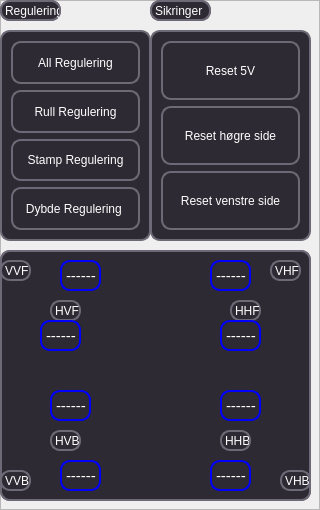
        <widget class="QFrame" name="Middle">
         <property name="sizePolicy">
          <sizepolicy hsizetype="Expanding" vsizetype="Expanding">
           <horstretch>0</horstretch>
           <verstretch>0</verstretch>
          </sizepolicy>
         </property>
         <property name="styleSheet">
          <string notr="true">background-color:none;</string>
         </property>
         <property name="frameShape">
          <enum>QFrame::StyledPanel</enum>
         </property>
         <property name="frameShadow">
          <enum>QFrame::Raised</enum>
         </property>
         <widget class="QFrame" name="overskriftRegulering">
          <property name="geometry">
           <rect>
            <x>0</x>
            <y>0</y>
            <width>61</width>
            <height>21</height>
           </rect>
          </property>
          <property name="sizePolicy">
           <sizepolicy hsizetype="MinimumExpanding" vsizetype="MinimumExpanding">
            <horstretch>0</horstretch>
            <verstretch>0</verstretch>
           </sizepolicy>
          </property>
          <property name="styleSheet">
           <string notr="true">QWidget {
    background-color: #6E6976;
}

QFrame {
    background-color: #2E2A33;
    border: 2px solid #6E6976;
    border-radius: 10px;
}

QPushButton {
    background-color: #2E2A33;
    border: 2px solid #6E6976;
    border-radius: 10px;
    color: #FFFFFF;
    padding: 5px;
}

QPushButton:hover {
    background-color: #6E6976;
    color: #FFFFFF;
}

QLineEdit {
    background-color: #2E2A33;
    border: 2px solid #6E6976;
    border-radius: 10px;
    color: #FFFFFF;
    padding: 5px;
}

QLabel {
    color: #FFFFFF;
}
</string>
          </property>
          <property name="frameShape">
           <enum>QFrame::StyledPanel</enum>
          </property>
          <property name="frameShadow">
           <enum>QFrame::Raised</enum>
          </property>
          <widget class="QLabel" name="regulering">
           <property name="geometry">
            <rect>
             <x>0</x>
             <y>0</y>
             <width>61</width>
             <height>21</height>
            </rect>
           </property>
           <property name="sizePolicy">
            <sizepolicy hsizetype="MinimumExpanding" vsizetype="MinimumExpanding">
             <horstretch>0</horstretch>
             <verstretch>0</verstretch>
            </sizepolicy>
           </property>
           <property name="text">
            <string>Regulering</string>
           </property>
          </widget>
         </widget>
         <widget class="QFrame" name="Kjoremodus_2">
          <property name="geometry">
           <rect>
            <x>0</x>
            <y>30</y>
            <width>151</width>
            <height>211</height>
           </rect>
          </property>
          <property name="sizePolicy">
           <sizepolicy hsizetype="MinimumExpanding" vsizetype="MinimumExpanding">
            <horstretch>0</horstretch>
            <verstretch>0</verstretch>
           </sizepolicy>
          </property>
          <property name="styleSheet">
           <string notr="true">QWidget {
    background-color: #6E6976;
}

QFrame {
    background-color: #2E2A33;
    border: 2px solid #6E6976;
    border-radius: 10px;
}

QPushButton {
    background-color: #2E2A33;
    border: 2px solid #6E6976;
    border-radius: 10px;
    color: #FFFFFF;
    padding: 5px;
}

QPushButton:hover {
    background-color: #6E6976;
    color: #FFFFFF;
}

QLineEdit {
    background-color: #2E2A33;
    border: 2px solid #6E6976;
    border-radius: 10px;
    color: #FFFFFF;
    padding: 5px;
}

QLabel {
    color: #FFFFFF;
}
</string>
          </property>
          <property name="frameShape">
           <enum>QFrame::StyledPanel</enum>
          </property>
          <property name="frameShadow">
           <enum>QFrame::Raised</enum>
          </property>
          <layout class="QVBoxLayout" name="verticalLayout_3">
           <item>
            <widget class="QPushButton" name="btnAutonom_3">
             <property name="sizePolicy">
              <sizepolicy hsizetype="MinimumExpanding" vsizetype="MinimumExpanding">
               <horstretch>0</horstretch>
               <verstretch>0</verstretch>
              </sizepolicy>
             </property>
             <property name="text">
              <string>All Regulering</string>
             </property>
            </widget>
           </item>
           <item>
            <widget class="QPushButton" name="pushButton_2">
             <property name="sizePolicy">
              <sizepolicy hsizetype="MinimumExpanding" vsizetype="MinimumExpanding">
               <horstretch>0</horstretch>
               <verstretch>0</verstretch>
              </sizepolicy>
             </property>
             <property name="text">
              <string>Rull Regulering</string>
             </property>
            </widget>
           </item>
           <item>
            <widget class="QPushButton" name="btnFrogCount_3">
             <property name="sizePolicy">
              <sizepolicy hsizetype="MinimumExpanding" vsizetype="MinimumExpanding">
               <horstretch>0</horstretch>
               <verstretch>0</verstretch>
              </sizepolicy>
             </property>
             <property name="text">
              <string>Stamp Regulering</string>
             </property>
            </widget>
           </item>
           <item>
            <widget class="QPushButton" name="btnManuell_3">
             <property name="sizePolicy">
              <sizepolicy hsizetype="MinimumExpanding" vsizetype="MinimumExpanding">
               <horstretch>0</horstretch>
               <verstretch>0</verstretch>
              </sizepolicy>
             </property>
             <property name="text">
              <string>Dybde Regulering </string>
             </property>
            </widget>
           </item>
          </layout>
         </widget>
         <widget class="QFrame" name="camera_2">
          <property name="geometry">
           <rect>
            <x>150</x>
            <y>30</y>
            <width>161</width>
            <height>211</height>
           </rect>
          </property>
          <property name="sizePolicy">
           <sizepolicy hsizetype="Expanding" vsizetype="MinimumExpanding">
            <horstretch>0</horstretch>
            <verstretch>0</verstretch>
           </sizepolicy>
          </property>
          <property name="styleSheet">
           <string notr="true">QWidget {
    background-color: #6E6976;
}

QFrame {
    background-color: #2E2A33;
    border: 2px solid #6E6976;
    border-radius: 10px;
}

QPushButton {
    background-color: #2E2A33;
    border: 2px solid #6E6976;
    border-radius: 10px;
    color: #FFFFFF;
    padding: 5px;
}

QPushButton:hover {
    background-color: #6E6976;
    color: #FFFFFF;
}

QLineEdit {
    background-color: #2E2A33;
    border: 2px solid #6E6976;
    border-radius: 10px;
    color: #FFFFFF;
    padding: 5px;
}

QLabel {
    color: #FFFFFF;
}
</string>
          </property>
          <property name="frameShape">
           <enum>QFrame::StyledPanel</enum>
          </property>
          <property name="frameShadow">
           <enum>QFrame::Raised</enum>
          </property>
          <layout class="QGridLayout" name="gridLayout_2">
           <item row="1" column="0">
            <widget class="QPushButton" name="pushButton">
             <property name="sizePolicy">
              <sizepolicy hsizetype="MinimumExpanding" vsizetype="MinimumExpanding">
               <horstretch>0</horstretch>
               <verstretch>0</verstretch>
              </sizepolicy>
             </property>
             <property name="text">
              <string>Reset høgre side</string>
             </property>
            </widget>
           </item>
           <item row="0" column="0">
            <widget class="QPushButton" name="btnTakePic_2">
             <property name="sizePolicy">
              <sizepolicy hsizetype="MinimumExpanding" vsizetype="MinimumExpanding">
               <horstretch>0</horstretch>
               <verstretch>0</verstretch>
              </sizepolicy>
             </property>
             <property name="text">
              <string>Reset 5V</string>
             </property>
            </widget>
           </item>
           <item row="2" column="0">
            <widget class="QPushButton" name="btnRecord_2">
             <property name="sizePolicy">
              <sizepolicy hsizetype="MinimumExpanding" vsizetype="MinimumExpanding">
               <horstretch>0</horstretch>
               <verstretch>0</verstretch>
              </sizepolicy>
             </property>
             <property name="text">
              <string>Reset venstre side</string>
             </property>
            </widget>
           </item>
          </layout>
         </widget>
         <widget class="QFrame" name="overskriftRegulering_2">
          <property name="geometry">
           <rect>
            <x>150</x>
            <y>0</y>
            <width>61</width>
            <height>21</height>
           </rect>
          </property>
          <property name="sizePolicy">
           <sizepolicy hsizetype="MinimumExpanding" vsizetype="MinimumExpanding">
            <horstretch>0</horstretch>
            <verstretch>0</verstretch>
           </sizepolicy>
          </property>
          <property name="styleSheet">
           <string notr="true">QWidget {
    background-color: #6E6976;
}

QFrame {
    background-color: #2E2A33;
    border: 2px solid #6E6976;
    border-radius: 10px;
}

QPushButton {
    background-color: #2E2A33;
    border: 2px solid #6E6976;
    border-radius: 10px;
    color: #FFFFFF;
    padding: 5px;
}

QPushButton:hover {
    background-color: #6E6976;
    color: #FFFFFF;
}

QLineEdit {
    background-color: #2E2A33;
    border: 2px solid #6E6976;
    border-radius: 10px;
    color: #FFFFFF;
    padding: 5px;
}

QLabel {
    color: #FFFFFF;
}
</string>
          </property>
          <property name="frameShape">
           <enum>QFrame::StyledPanel</enum>
          </property>
          <property name="frameShadow">
           <enum>QFrame::Raised</enum>
          </property>
          <widget class="QLabel" name="regulering_2">
           <property name="geometry">
            <rect>
             <x>0</x>
             <y>0</y>
             <width>61</width>
             <height>21</height>
            </rect>
           </property>
           <property name="sizePolicy">
            <sizepolicy hsizetype="MinimumExpanding" vsizetype="MinimumExpanding">
             <horstretch>0</horstretch>
             <verstretch>0</verstretch>
            </sizepolicy>
           </property>
           <property name="text">
            <string>Sikringer</string>
           </property>
          </widget>
         </widget>
         <widget class="QFrame" name="frame">
          <property name="geometry">
           <rect>
            <x>0</x>
            <y>250</y>
            <width>311</width>
            <height>251</height>
           </rect>
          </property>
          <property name="sizePolicy">
           <sizepolicy hsizetype="MinimumExpanding" vsizetype="MinimumExpanding">
            <horstretch>0</horstretch>
            <verstretch>0</verstretch>
           </sizepolicy>
          </property>
          <property name="styleSheet">
           <string notr="true">QWidget {
    background-color: #6E6976;
}

QFrame {
    background-color: #2E2A33;
    border: 2px solid #6E6976;
    border-radius: 10px;
}

QPushButton {
    background-color: #2E2A33;
    border: 2px solid #6E6976;
    border-radius: 10px;
    color: #FFFFFF;
    padding: 5px;
}

QPushButton:hover {
    background-color: #6E6976;
    color: #FFFFFF;
}

QLineEdit {
    background-color: #2E2A33;
    border: 2px solid #6E6976;
    border-radius: 10px;
    color: #FFFFFF;
    padding: 5px;
}

QLabel {
    color: #FFFFFF;
}
</string>
          </property>
          <property name="frameShape">
           <enum>QFrame::StyledPanel</enum>
          </property>
          <property name="frameShadow">
           <enum>QFrame::Raised</enum>
          </property>
          <widget class="QLabel" name="label_2">
           <property name="geometry">
            <rect>
             <x>0</x>
             <y>0</y>
             <width>311</width>
             <height>251</height>
            </rect>
           </property>
           <property name="sizePolicy">
            <sizepolicy hsizetype="MinimumExpanding" vsizetype="MinimumExpanding">
             <horstretch>0</horstretch>
             <verstretch>0</verstretch>
            </sizepolicy>
           </property>
           <property name="text">
            <string/>
           </property>
           <property name="pixmap">
            <pixmap resource="../resources.qrc">:/rov/E:/image.png</pixmap>
           </property>
           <property name="scaledContents">
            <bool>true</bool>
           </property>
          </widget>
          <widget class="QLabel" name="label_3">
           <property name="geometry">
            <rect>
             <x>0</x>
             <y>10</y>
             <width>31</width>
             <height>21</height>
            </rect>
           </property>
           <property name="sizePolicy">
            <sizepolicy hsizetype="MinimumExpanding" vsizetype="MinimumExpanding">
             <horstretch>0</horstretch>
             <verstretch>0</verstretch>
            </sizepolicy>
           </property>
           <property name="text">
            <string>VVF</string>
           </property>
          </widget>
          <widget class="QLabel" name="label_4">
           <property name="geometry">
            <rect>
             <x>50</x>
             <y>50</y>
             <width>31</width>
             <height>21</height>
            </rect>
           </property>
           <property name="sizePolicy">
            <sizepolicy hsizetype="MinimumExpanding" vsizetype="MinimumExpanding">
             <horstretch>0</horstretch>
             <verstretch>0</verstretch>
            </sizepolicy>
           </property>
           <property name="text">
            <string>HVF</string>
           </property>
          </widget>
          <widget class="QLabel" name="label_5">
           <property name="geometry">
            <rect>
             <x>50</x>
             <y>180</y>
             <width>31</width>
             <height>21</height>
            </rect>
           </property>
           <property name="sizePolicy">
            <sizepolicy hsizetype="MinimumExpanding" vsizetype="MinimumExpanding">
             <horstretch>0</horstretch>
             <verstretch>0</verstretch>
            </sizepolicy>
           </property>
           <property name="text">
            <string>HVB</string>
           </property>
          </widget>
          <widget class="QLabel" name="label_6">
           <property name="geometry">
            <rect>
             <x>0</x>
             <y>220</y>
             <width>31</width>
             <height>21</height>
            </rect>
           </property>
           <property name="sizePolicy">
            <sizepolicy hsizetype="MinimumExpanding" vsizetype="MinimumExpanding">
             <horstretch>0</horstretch>
             <verstretch>0</verstretch>
            </sizepolicy>
           </property>
           <property name="text">
            <string>VVB</string>
           </property>
          </widget>
          <widget class="QLabel" name="label_7">
           <property name="geometry">
            <rect>
             <x>270</x>
             <y>10</y>
             <width>31</width>
             <height>21</height>
            </rect>
           </property>
           <property name="sizePolicy">
            <sizepolicy hsizetype="MinimumExpanding" vsizetype="MinimumExpanding">
             <horstretch>0</horstretch>
             <verstretch>0</verstretch>
            </sizepolicy>
           </property>
           <property name="text">
            <string>VHF</string>
           </property>
          </widget>
          <widget class="QLabel" name="label_8">
           <property name="geometry">
            <rect>
             <x>230</x>
             <y>50</y>
             <width>31</width>
             <height>21</height>
            </rect>
           </property>
           <property name="sizePolicy">
            <sizepolicy hsizetype="MinimumExpanding" vsizetype="MinimumExpanding">
             <horstretch>0</horstretch>
             <verstretch>0</verstretch>
            </sizepolicy>
           </property>
           <property name="text">
            <string>HHF</string>
           </property>
          </widget>
          <widget class="QLabel" name="label_9">
           <property name="geometry">
            <rect>
             <x>220</x>
             <y>180</y>
             <width>31</width>
             <height>21</height>
            </rect>
           </property>
           <property name="sizePolicy">
            <sizepolicy hsizetype="MinimumExpanding" vsizetype="MinimumExpanding">
             <horstretch>0</horstretch>
             <verstretch>0</verstretch>
            </sizepolicy>
           </property>
           <property name="text">
            <string>HHB</string>
           </property>
          </widget>
          <widget class="QLabel" name="label_10">
           <property name="geometry">
            <rect>
             <x>280</x>
             <y>220</y>
             <width>31</width>
             <height>21</height>
            </rect>
           </property>
           <property name="sizePolicy">
            <sizepolicy hsizetype="MinimumExpanding" vsizetype="MinimumExpanding">
             <horstretch>0</horstretch>
             <verstretch>0</verstretch>
            </sizepolicy>
           </property>
           <property name="text">
            <string>VHB</string>
           </property>
          </widget>
          <widget class="QLabel" name="labelVVF">
           <property name="geometry">
            <rect>
             <x>60</x>
             <y>10</y>
             <width>41</width>
             <height>31</height>
            </rect>
           </property>
           <property name="sizePolicy">
            <sizepolicy hsizetype="MinimumExpanding" vsizetype="MinimumExpanding">
             <horstretch>0</horstretch>
             <verstretch>0</verstretch>
            </sizepolicy>
           </property>
           <property name="styleSheet">
            <string notr="true">QWidget {
    background-color: #6E6976;
    font-size: 15px;
}

QFrame {
    background-color: #2E2A33;
    border: 2px solid blue;
    border-radius: 10px;
    font-size: 15px;
}

QPushButton {
    background-color: #2E2A33;
    border: 2px solid blue;
    border-radius: 10px;
    color: #FFFFFF;
    padding: 5px;
    font-size: 15px;
}

QPushButton:hover {
    background-color: #6E6976;
    color: #FFFFFF;
}

QLineEdit {
    background-color: #2E2A33;
    border: 2px solid blue;
    border-radius: 10px;
    color: #FFFFFF;
    padding: 5px;
    font-size: 15px;
}

QLabel {
    color: #FFFFFF;
    font-size: 15px;
}</string>
           </property>
           <property name="text">
            <string>------</string>
           </property>
          </widget>
          <widget class="QLabel" name="labelVHF">
           <property name="geometry">
            <rect>
             <x>210</x>
             <y>10</y>
             <width>41</width>
             <height>31</height>
            </rect>
           </property>
           <property name="sizePolicy">
            <sizepolicy hsizetype="MinimumExpanding" vsizetype="MinimumExpanding">
             <horstretch>0</horstretch>
             <verstretch>0</verstretch>
            </sizepolicy>
           </property>
           <property name="styleSheet">
            <string notr="true">QWidget {
    background-color: #6E6976;
    font-size: 15px;
}

QFrame {
    background-color: #2E2A33;
    border: 2px solid blue;
    border-radius: 10px;
    font-size: 15px;
}

QPushButton {
    background-color: #2E2A33;
    border: 2px solid blue;
    border-radius: 10px;
    color: #FFFFFF;
    padding: 5px;
    font-size: 15px;
}

QPushButton:hover {
    background-color: #6E6976;
    color: #FFFFFF;
}

QLineEdit {
    background-color: #2E2A33;
    border: 2px solid blue;
    border-radius: 10px;
    color: #FFFFFF;
    padding: 5px;
    font-size: 15px;
}

QLabel {
    color: #FFFFFF;
    font-size: 15px;
}</string>
           </property>
           <property name="text">
            <string>------</string>
           </property>
          </widget>
          <widget class="QLabel" name="labelHHF">
           <property name="geometry">
            <rect>
             <x>220</x>
             <y>70</y>
             <width>41</width>
             <height>31</height>
            </rect>
           </property>
           <property name="sizePolicy">
            <sizepolicy hsizetype="MinimumExpanding" vsizetype="MinimumExpanding">
             <horstretch>0</horstretch>
             <verstretch>0</verstretch>
            </sizepolicy>
           </property>
           <property name="styleSheet">
            <string notr="true">QWidget {
    background-color: #6E6976;
    font-size: 15px;
}

QFrame {
    background-color: #2E2A33;
    border: 2px solid blue;
    border-radius: 10px;
    font-size: 15px;
}

QPushButton {
    background-color: #2E2A33;
    border: 2px solid blue;
    border-radius: 10px;
    color: #FFFFFF;
    padding: 5px;
    font-size: 15px;
}

QPushButton:hover {
    background-color: #6E6976;
    color: #FFFFFF;
}

QLineEdit {
    background-color: #2E2A33;
    border: 2px solid blue;
    border-radius: 10px;
    color: #FFFFFF;
    padding: 5px;
    font-size: 15px;
}

QLabel {
    color: #FFFFFF;
    font-size: 15px;
}</string>
           </property>
           <property name="text">
            <string>------</string>
           </property>
          </widget>
          <widget class="QLabel" name="labelHHB">
           <property name="geometry">
            <rect>
             <x>220</x>
             <y>140</y>
             <width>41</width>
             <height>31</height>
            </rect>
           </property>
           <property name="sizePolicy">
            <sizepolicy hsizetype="MinimumExpanding" vsizetype="MinimumExpanding">
             <horstretch>0</horstretch>
             <verstretch>0</verstretch>
            </sizepolicy>
           </property>
           <property name="styleSheet">
            <string notr="true">QWidget {
    background-color: #6E6976;
    font-size: 15px;
}

QFrame {
    background-color: #2E2A33;
    border: 2px solid blue;
    border-radius: 10px;
    font-size: 15px;
}

QPushButton {
    background-color: #2E2A33;
    border: 2px solid blue;
    border-radius: 10px;
    color: #FFFFFF;
    padding: 5px;
    font-size: 15px;
}

QPushButton:hover {
    background-color: #6E6976;
    color: #FFFFFF;
}

QLineEdit {
    background-color: #2E2A33;
    border: 2px solid blue;
    border-radius: 10px;
    color: #FFFFFF;
    padding: 5px;
    font-size: 15px;
}

QLabel {
    color: #FFFFFF;
    font-size: 15px;
}</string>
           </property>
           <property name="text">
            <string>------</string>
           </property>
          </widget>
          <widget class="QLabel" name="labelVHB">
           <property name="geometry">
            <rect>
             <x>210</x>
             <y>210</y>
             <width>41</width>
             <height>31</height>
            </rect>
           </property>
           <property name="sizePolicy">
            <sizepolicy hsizetype="MinimumExpanding" vsizetype="MinimumExpanding">
             <horstretch>0</horstretch>
             <verstretch>0</verstretch>
            </sizepolicy>
           </property>
           <property name="styleSheet">
            <string notr="true">QWidget {
    background-color: #6E6976;
    font-size: 15px;
}

QFrame {
    background-color: #2E2A33;
    border: 2px solid blue;
    border-radius: 10px;
    font-size: 15px;
}

QPushButton {
    background-color: #2E2A33;
    border: 2px solid blue;
    border-radius: 10px;
    color: #FFFFFF;
    padding: 5px;
    font-size: 15px;
}

QPushButton:hover {
    background-color: #6E6976;
    color: #FFFFFF;
}

QLineEdit {
    background-color: #2E2A33;
    border: 2px solid blue;
    border-radius: 10px;
    color: #FFFFFF;
    padding: 5px;
    font-size: 15px;
}

QLabel {
    color: #FFFFFF;
    font-size: 15px;
}</string>
           </property>
           <property name="text">
            <string>------</string>
           </property>
          </widget>
          <widget class="QLabel" name="labelVVB">
           <property name="geometry">
            <rect>
             <x>60</x>
             <y>210</y>
             <width>41</width>
             <height>31</height>
            </rect>
           </property>
           <property name="sizePolicy">
            <sizepolicy hsizetype="MinimumExpanding" vsizetype="MinimumExpanding">
             <horstretch>0</horstretch>
             <verstretch>0</verstretch>
            </sizepolicy>
           </property>
           <property name="styleSheet">
            <string notr="true">QWidget {
    background-color: #6E6976;
    font-size: 15px;
}

QFrame {
    background-color: #2E2A33;
    border: 2px solid blue;
    border-radius: 10px;
    font-size: 15px;
}

QPushButton {
    background-color: #2E2A33;
    border: 2px solid blue;
    border-radius: 10px;
    color: #FFFFFF;
    padding: 5px;
    font-size: 15px;
}

QPushButton:hover {
    background-color: #6E6976;
    color: #FFFFFF;
}

QLineEdit {
    background-color: #2E2A33;
    border: 2px solid blue;
    border-radius: 10px;
    color: #FFFFFF;
    padding: 5px;
    font-size: 15px;
}

QLabel {
    color: #FFFFFF;
    font-size: 15px;
}</string>
           </property>
           <property name="text">
            <string>------</string>
           </property>
          </widget>
          <widget class="QLabel" name="labelHVB">
           <property name="geometry">
            <rect>
             <x>50</x>
             <y>140</y>
             <width>41</width>
             <height>31</height>
            </rect>
           </property>
           <property name="sizePolicy">
            <sizepolicy hsizetype="MinimumExpanding" vsizetype="MinimumExpanding">
             <horstretch>0</horstretch>
             <verstretch>0</verstretch>
            </sizepolicy>
           </property>
           <property name="styleSheet">
            <string notr="true">QWidget {
    background-color: #6E6976;
    font-size: 15px;
}

QFrame {
    background-color: #2E2A33;
    border: 2px solid blue;
    border-radius: 10px;
    font-size: 15px;
}

QPushButton {
    background-color: #2E2A33;
    border: 2px solid blue;
    border-radius: 10px;
    color: #FFFFFF;
    padding: 5px;
    font-size: 15px;
}

QPushButton:hover {
    background-color: #6E6976;
    color: #FFFFFF;
}

QLineEdit {
    background-color: #2E2A33;
    border: 2px solid blue;
    border-radius: 10px;
    color: #FFFFFF;
    padding: 5px;
    font-size: 15px;
}

QLabel {
    color: #FFFFFF;
    font-size: 15px;
}</string>
           </property>
           <property name="text">
            <string>------</string>
           </property>
          </widget>
          <widget class="QLabel" name="labelHVF">
           <property name="geometry">
            <rect>
             <x>40</x>
             <y>70</y>
             <width>41</width>
             <height>31</height>
            </rect>
           </property>
           <property name="sizePolicy">
            <sizepolicy hsizetype="MinimumExpanding" vsizetype="MinimumExpanding">
             <horstretch>0</horstretch>
             <verstretch>0</verstretch>
            </sizepolicy>
           </property>
           <property name="styleSheet">
            <string notr="true">QWidget {
    background-color: #6E6976;
    font-size: 15px;
}

QFrame {
    background-color: #2E2A33;
    border: 2px solid blue;
    border-radius: 10px;
    font-size: 15px;
}

QPushButton {
    background-color: #2E2A33;
    border: 2px solid blue;
    border-radius: 10px;
    color: #FFFFFF;
    padding: 5px;
    font-size: 15px;
}

QPushButton:hover {
    background-color: #6E6976;
    color: #FFFFFF;
}

QLineEdit {
    background-color: #2E2A33;
    border: 2px solid blue;
    border-radius: 10px;
    color: #FFFFFF;
    padding: 5px;
    font-size: 15px;
}

QLabel {
    color: #FFFFFF;
    font-size: 15px;
}</string>
           </property>
           <property name="text">
            <string>------</string>
           </property>
          </widget>
         </widget>
        </widget>
